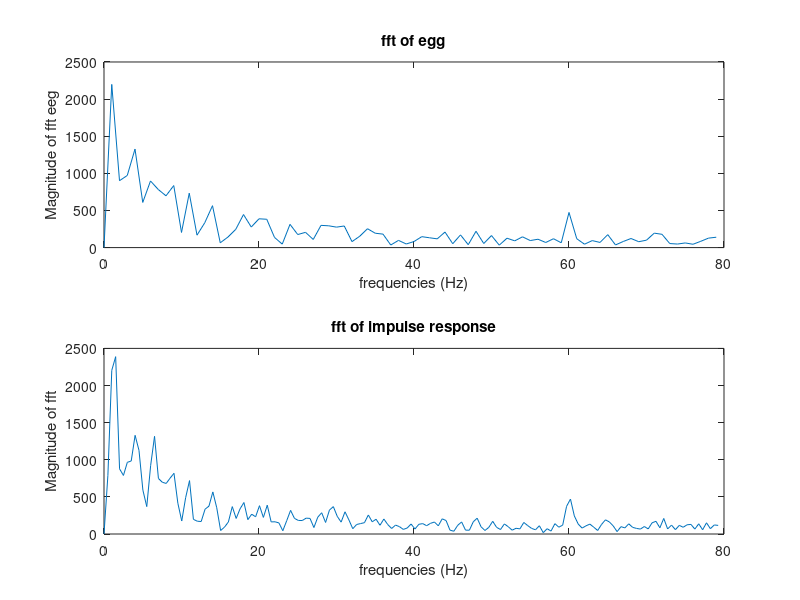
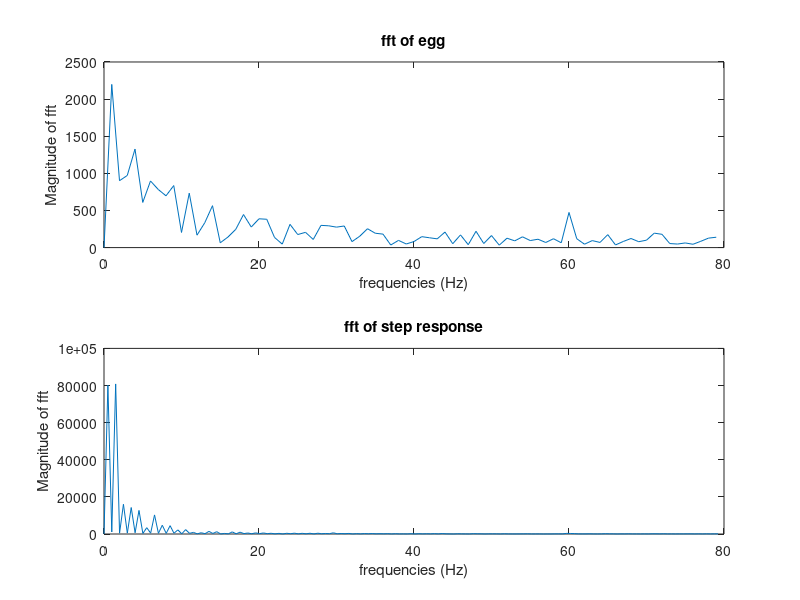

These figures' MATLAB source, in order:
data_org = importdata('eeg_data.mat'); 

trial = -1;
channel = -1;

while (trial <0 | trial>61) & (channel <0 | channel > 64)
    trial = input('escolha um trial entre [1,61]: ');
    channel = input('escolha um channel entre [1,64]: ');
end 

eeg = data_org.trial{trial}(channel,:);
eeg_detrend = detrend(eeg);

fs = data_org.fsample; 
N = length(eeg_detrend);
T = N/fs;

t = data_org.time{trial}; 
f = (0:N-1)/T;

dirac = [1,zeros(1,N-1)]; 
step = ones(1,N); 

conv_dirac = conv(eeg_detrend,dirac); 
conv_step = conv(eeg_detrend,step); 

Nd = N + N -1 
fd = (0:Nd-1)*fs/Nd;
%conv_dirac = conv_dirac(1:N); 
%conv_step = conv_step (1:N); %faz-se mesmo assim?

fft_eegdetrend = abs(fft(eeg_detrend));
fft_convdirac = abs(fft(conv_dirac));
fft_convstep = abs(fft(conv_step));

figure(1); 
subplot(2,1,1),plot(f(1:N/2),fft_eegdetrend(1:N/2)); 
xlabel('frequencies (Hz)');
ylabel('Magnitude of fft eeg');
title('fft of egg')
subplot(2,1,2),plot(fd(1:fix(Nd/2)),fft_convdirac(1:fix(Nd/2)));
xlabel('frequencies (Hz)');
ylabel('Magnitude of fft');
title('fft of impulse response');

figure(2); 
subplot(2,1,1),plot(f(1:N/2),fft_eegdetrend(1:N/2)); 
xlabel('frequencies (Hz)');
ylabel('Magnitude of fft');
title('fft of egg')
subplot(2,1,2),plot(fd(1:fix(Nd/2)),fft_convstep(1:fix(Nd/2)));
xlabel('frequencies (Hz)');
ylabel('Magnitude of fft');
title('fft of step response');
